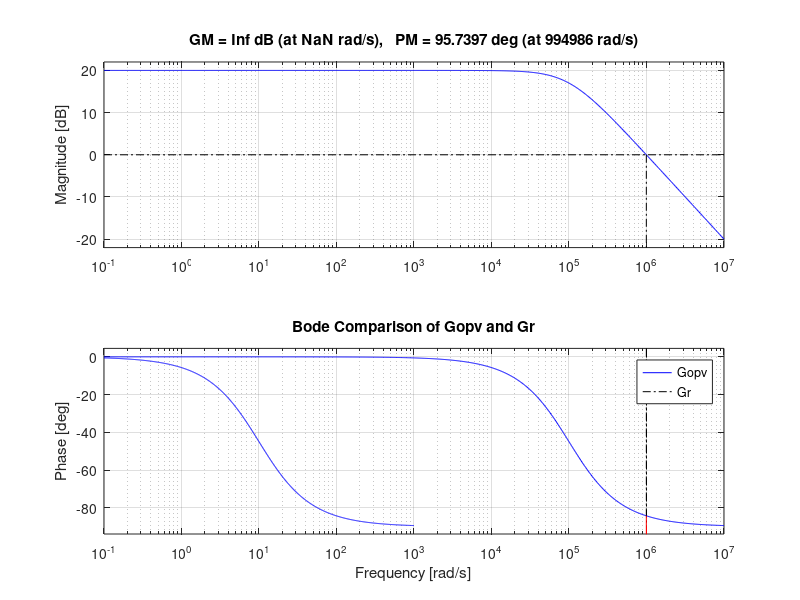

Here is the MATLAB script that generated this plot: (Note: this script raises an error after producing the figure.)
%% Aufgabe 3: Ein ansonsten idealer OPV... 
V0 = 100;
w0 = 10;
k = 1/10;
s = tf('s');

K0 = 10^(V0/20); % Get rid of log scaling
Gopv = K0/(1 + s/w0);

Gr = Gopv/(1 + k * Gopv);

figure;
margin(Gopv);
hold on;
margin(Gr);
legend('Gopv', 'Gr');
title('Bode Comparison of Gopv and Gr');
hold off;

% Get cut off frequency
w_c_Gr = bandwidth(Gr);

fprintf('Cutoff frequency of Gr: %.2f\n', w_c_Gr);
